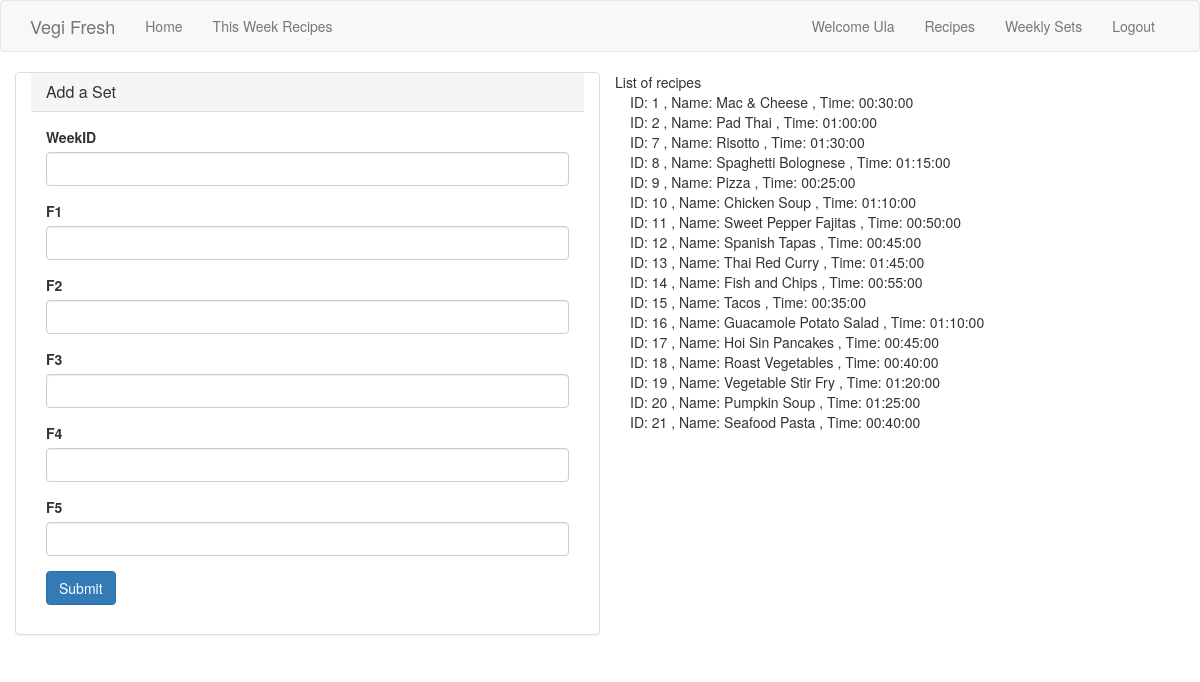
Screenshot of /WeeklySets/add (signed in) with the database file from the repository.
### tables this page shows
CREATE TABLE `recipes` (
  `id` int(11) NOT NULL,
  `name` varchar(255) NOT NULL,
  `category` varchar(255) NOT NULL,
  `ingredients` text NOT NULL,
  `preparation` text NOT NULL,
  `cookTime` time NOT NULL,
  `img` varchar(20) NOT NULL
);

### controllers/WeeklySets.php (called while the page is built, shortened)
<?php
class WeeklySets extends Controller{
	protected function Add(){
		$viewmodel = new WeeklySetsModel();
		$this->returnView($viewmodel->add(), true);
	}
}
?>

### classes/Model.php (called while the page is built, shortened)
<?php
abstract class Model{
    protected $dbh;
    protected $stmt;
    public function __construct(){
        $this->dbh = new PDO("mysql:host=".DB_HOST.";dbname=".DB_NAME, DB_USER, DB_PASS);
    }
    public function query($query){
        $this->stmt = $this->dbh->prepare($query);
    }
    public function execute(){
        $this->stmt->execute();
    }
    public function resultSet(){
        $this->execute();
        return $this->stmt->fetchAll(PDO::FETCH_ASSOC);
    }
}

### models/WeeklySets.php (called while the page is built, shortened)
<?php
class WeeklySetsModel extends Model{
	public function add(){
		$this->query('SELECT * FROM Recipes');
		$rows = $this->resultSet();
		return $rows;
		return;
		}
}

### views/WeeklySets/add.php (the view)
<div class="panel panel-default col-md-6">
  <div class="panel-heading">
    <h3 class="panel-title">Add a Set</h3>
  </div>
  <div class="panel-body">
    <form method="post" action="<?php $_SERVER['PHP_SELF']; ?>">
    	 <div class="form-group">
    		<label>WeekID</label>
    		<input type="text" name="wid" class="form-control" />
    	</div>
		<div class="form-group">
    		<label>F1</label>
    		<input type="text" name="f1" class="form-control" />
    	</div>
    	<div class="form-group">
    		<label>F2</label>
    		<input type="text" name="f2" class="form-control" />
    	</div>
		<div class="form-group">
    		<label>F3</label>
    		<input type="text" name="f3" class="form-control" />
    	</div>
			<div class="form-group">
    		<label>F4</label>
    		<input type="text" name="f4" class="form-control" />
    	</div>
			<div class="form-group">
    		<label>F5</label>
    		<input type="text" name="f5" class="form-control" />
    	</div>
    	<a class="btn btn-primary" name="submit" type="submit" value="Submit" href="<?php echo ROOT_PATH; ?>Recipes">Submit </a>
    </form>
  </div>
</div>
<div class="col-md-6">
<span>List of recipes </span>
	<?php foreach($viewmodel as $item) : ?>
		<div class="col-md-12">
			ID: <?php echo $item['id']; ?>
			, Name: <?php echo $item['name']; ?>
			, Time: <?php echo $item['cookTime']; ?>
		</div>
	<?php endforeach; ?>
</div>

### rows the page displays
recipes: id "1", name "Mac & Cheese", cookTime "00:30:00"
recipes: id "2", name "Pad Thai", cookTime "01:00:00"
recipes: id "7", name "Risotto", cookTime "01:30:00"
recipes: id "8", name "Spaghetti Bolognese", cookTime "01:15:00"
recipes: id "9", name "Pizza", cookTime "00:25:00"
recipes: id "10", name "Chicken Soup", cookTime "01:10:00"
recipes: id "11", name "Sweet Pepper Fajitas", cookTime "00:50:00"
recipes: id "12", name "Spanish Tapas", cookTime "00:45:00"
recipes: id "13", name "Thai Red Curry", cookTime "01:45:00"
recipes: id "14", name "Fish and Chips", cookTime "00:55:00"
recipes: id "15", name "Tacos", cookTime "00:35:00"
recipes: id "16", name "Guacamole Potato Salad", cookTime "01:10:00"
recipes: id "17", name "Hoi Sin Pancakes", cookTime "00:45:00"
recipes: id "18", name "Roast Vegetables", cookTime "00:40:00"
recipes: id "19", name "Vegetable Stir Fry", cookTime "01:20:00"
recipes: id "20", name "Pumpkin Soup", cookTime "01:25:00"
recipes: id "21", name "Seafood Pasta", cookTime "00:40:00"

### other values shown
$_SESSION['user_data']['name'] "Ula"
